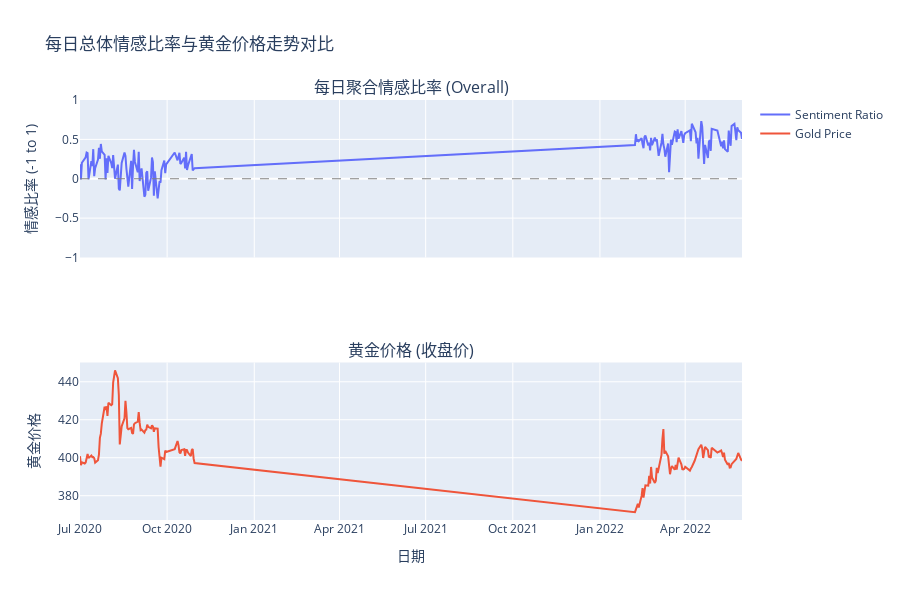

Notebook cell for this chart:
### Code cell
# --- 4. 可视化对比情感与价格走势 ---
fig_sent_price = make_subplots(rows=2, cols=1, shared_xaxes=True,
                            subplot_titles=("每日聚合情感比率 (Overall)", "黄金价格 (收盘价)"))

fig_sent_price.add_trace(go.Scatter(x=merged_data.index, y=merged_data['Sent_Ratio_overall'], name='Sentiment Ratio'), row=1, col=1)
fig_sent_price.add_hline(y=0, line_width=1, line_dash="dash", line_color="grey", row=1, col=1)

fig_sent_price.add_trace(go.Scatter(x=merged_data.index, y=merged_data['Gold_Price'], name='Gold Price'), row=2, col=1)

fig_sent_price.update_layout(title_text="每日总体情感比率与黄金价格走势对比", height=600)
fig_sent_price.update_yaxes(title_text="情感比率 (-1 to 1)", range=[-1, 1], row=1, col=1)
fig_sent_price.update_yaxes(title_text="黄金价格", row=2, col=1)
fig_sent_price.update_xaxes(title_text="日期", row=2, col=1)
fig_sent_price.show()
# fig_sent_price.write_image("sentiment_vs_gold_price.png")

### Figure 1 — Plotly figure (JSON) as saved in the notebook; plotly's stock layout.template omitted (floating-point values rounded to 4 significant figures; data arrays with more than 128 entries replaced by an {"elided": "..."} marker saying what was removed)
{"data": [{"name": "Sentiment Ratio", "type": "scatter", "x": {"elided": "159 str values"}, "xaxis": "x", "y": {"elided": "159 float values"}, "yaxis": "y"}, {"name": "Gold Price", "type": "scatter", "x": {"elided": "159 str values"}, "xaxis": "x2", "y": {"elided": "159 float values"}, "yaxis": "y2"}], "layout": {"annotations": [{"font": {"size": 16}, "showarrow": false, "text": "每日聚合情感比率 (Overall)", "x": 0.5, "xanchor": "center", "xref": "paper", "y": 1, "yanchor": "bottom", "yref": "paper"}, {"font": {"size": 16}, "showarrow": false, "text": "黄金价格 (收盘价)", "x": 0.5, "xanchor": "center", "xref": "paper", "y": 0.375, "yanchor": "bottom", "yref": "paper"}], "height": 600, "shapes": [{"line": {"color": "grey", "dash": "dash", "width": 1}, "type": "line", "x0": 0, "x1": 1, "xref": "x domain", "y0": 0, "y1": 0, "yref": "y"}], "title": {"text": "每日总体情感比率与黄金价格走势对比"}, "xaxis": {"anchor": "y", "domain": [0, 1], "matches": "x2", "showticklabels": false}, "xaxis2": {"anchor": "y2", "domain": [0, 1], "title": {"text": "日期"}}, "yaxis": {"anchor": "x", "domain": [0.625, 1], "range": [-1, 1], "title": {"text": "情感比率 (-1 to 1)"}}, "yaxis2": {"anchor": "x2", "domain": [0, 0.375], "title": {"text": "黄金价格"}}}}
